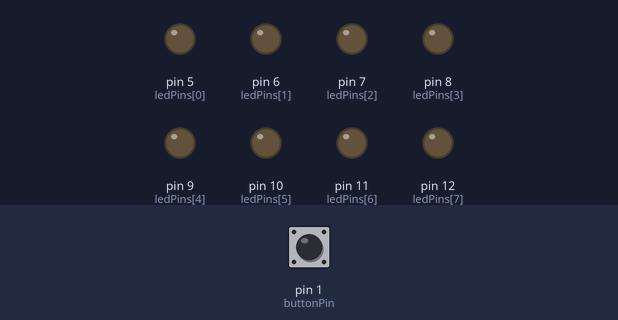
Bench run of a sketch on a simulated Arduino Uno, built with avr-gcc and run on an emulated ATmega328P. Parts: output pins drawn as LEDs (lit = HIGH). Dashed ring = blinking. The test bench sets the inputs (shaded band); at power-on: pin 1 (buttonPin) LOW.

Above: at 1.2 s.
1.3 s: pin 1 (buttonPin) pulled HIGH for 0.15 s
At 1.8 s:
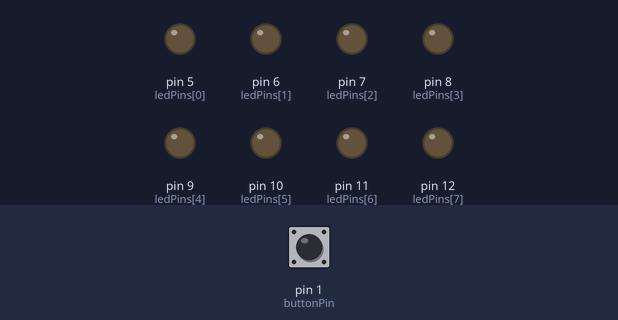
2.9 s: pin 1 (buttonPin) pulled HIGH for 1 s
At 3.09 s:
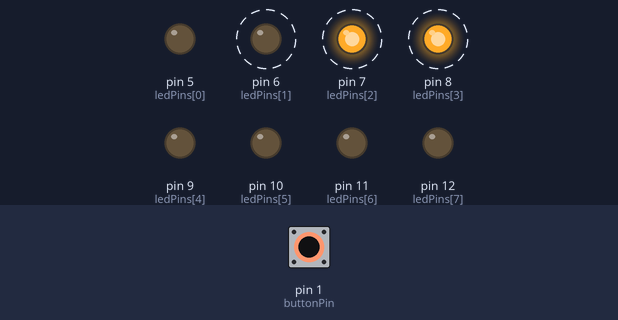
5.9 s: pin 1 (buttonPin) pulled HIGH for 3.2 s
At 6.15 s:
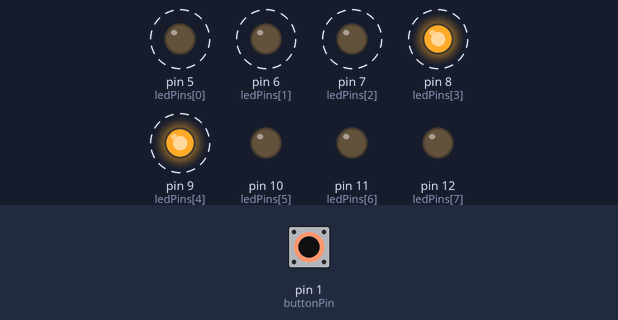
Timing chart, 0 to 10.6 s (numbered marks = the images above; inputs shaded):
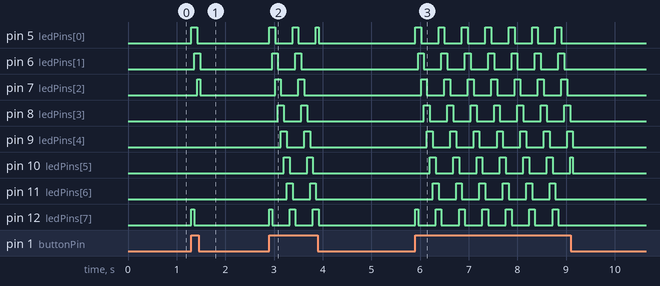

The sketch:

SS6_Spinning_Ring.ino
```cpp
//Spinning LED Ring by Terry Chun
//
//8 LED light up in sequential order while the momentary tactile switch is pushed down

const int buttonPin = 1;

int trailled1 = 0;
int trailled2 = 0;

int ledPins[] = {5,6,7,8,9,10,11,12};

void setup() {
  for(int i = 0; i <= 7; i++){
    pinMode(ledPins[i], OUTPUT);
  }
  pinMode(buttonPin, INPUT);
}

void loop() {

  int i = 0;

  while(digitalRead(buttonPin) == HIGH){

    if(i <= 7){
      trailled1 = i - 1;
      trailled2 = i - 2;
      if(trailled1 < 0){
        trailled1 += 8;
      }
      if(trailled2 < 0){
        trailled2 += 8;
      }

      digitalWrite(ledPins[i], HIGH);
      digitalWrite(ledPins[trailled1], HIGH);
      //digitalWrite(ledPins[trailled2], HIGH);
      delay(60);

      digitalWrite(ledPins[i], LOW);
      digitalWrite(ledPins[trailled1], LOW);
      //digitalWrite(ledPins[trailled2], LOW);

      i ++;
    } else{
      i = 0;
    }
  }

}
```

Measured:
- after the input at 1.3 s, pin 5 (ledPins[0]): LOW → HIGH at once, → LOW 0.12 s later; pin 6 (ledPins[1]): LOW → HIGH after 0.06 s, → LOW 0.12 s later; pin 7 (ledPins[2]): LOW → HIGH after 0.12 s, → LOW 0.06 s later; pin 12 (ledPins[7]): LOW → HIGH at once, → LOW 0.06 s later
- after the input at 2.9 s, pin 5 (ledPins[0]): goes HIGH 0.12 s, LOW 0.36 s, HIGH 0.12 s, LOW 0.36 s, HIGH 0.06 s, then LOW, starting at once; pin 6 (ledPins[1]): alternates HIGH for 0.12 s and LOW for 0.36 s, 4 changes in all, then stays LOW, starting after 0.06 s
- after the input at 5.9 s, pin 5 (ledPins[0]): alternates HIGH for 0.12 s and LOW for 0.36 s, 14 changes in all, then stays LOW, starting at once; pin 6 (ledPins[1]): alternates HIGH for 0.12 s and LOW for 0.36 s, 14 changes in all, then stays LOW, starting after 0.06 s
